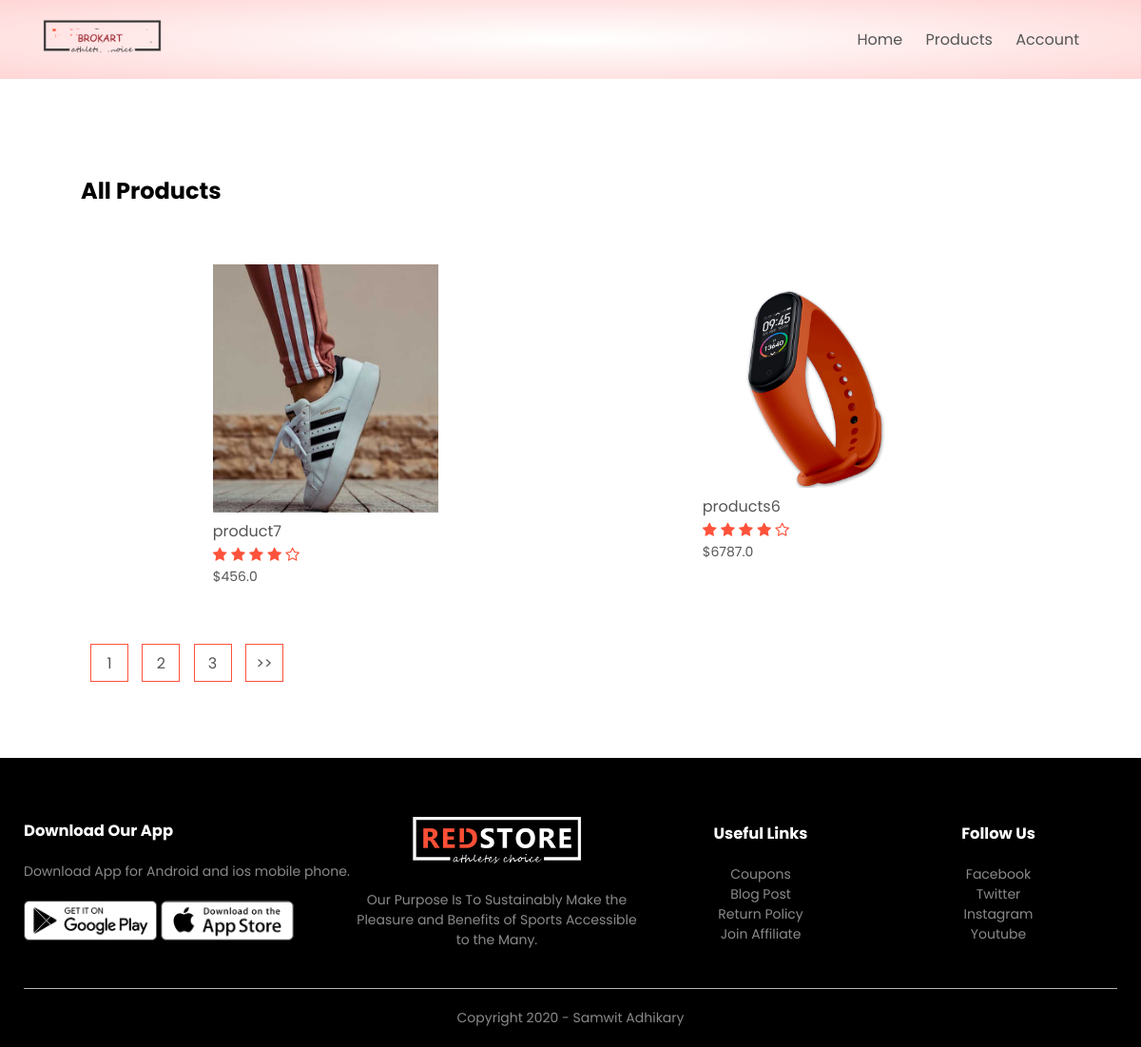
The app's page /product_list with its own data.
### products/models.py (models this page shows, shortened)
class Product(models.Model):
    LIVE=1
    DELETE=0
    DELETE_CHOICES=((LIVE,'Live'),(DELETE,'Delete'))
    title=models.CharField(max_length=200)
    price=models.FloatField()
    description=models.TextField()
    image=models.ImageField(upload_to='media/')
    priority=models.IntegerField(default=0)
    delete_status=models.IntegerField(choices=DELETE_CHOICES,default=LIVE)
    created_at=models.DateTimeField(auto_now_add=True)
    updated_at=models.DateTimeField(auto_now=True)

### products/views.py (the view)
# urls.py: path('product_list',views.list_products,name='list_product'),
def list_products(request):
    page=1
    if request.GET:
        page=request.GET.get('page',1)
    product_list=Product.objects.order_by('-priority')
    product_paginator=Paginator(product_list,2)
    product_list=product_paginator.get_page(page)
    context={'products':product_list}
    return render(request,'products.html',context)

### products/templatetags/chunks.py (called while the page is built)
@register.filter(name='chunks')
def chunks(list_data,chunk_size):
    chunk=[]
    i=0
    for data in list_data:
        chunk.append(data)
        i=i+1
        if i==chunk_size:
            yield chunk
            i=0
            chunk=[]
    if chunk:
        yield chunk

### templates/products.html
{% extends 'blank_layout.html' %}
 {% block content %}
 {% include 'products_list.html'%}
 {% endblock content %}

### templates/products_list.html (shortened to what this page needs)
{% load static %}
{% load chunks %}
<div class="small-container">
    <div class="row row-2">
        <h2>All Products</h2>
    </div>
    {% for product_chunks in products|chunks:4 %}
    <div class="row">
        {% for product in product_chunks %}
        <div class="col-4">
            <a href="{% url 'detail_product' product.id   %}"> <img src="{{ product.image.url }}"> </a>
            <h4>{{ product.title }}</h4>
            <div class="rating">
                <i class="fa fa-star"></i>
                <i class="fa fa-star"></i>
                <i class="fa fa-star"></i>
                <i class="fa fa-star"></i>
                <i class="fa fa-star-o"></i>
            </div>
            <p>${{ product.price }}</p>
        </div>
      {% endfor %}
    </div>
   {% endfor %}
    <div class="page-btn">
        {% for i in products.paginator.page_range %}
        <a href="?page={{i}}"><span>{{i}}</span></a>
        {% endfor %}
        {% if products.has_next %}
        <a href="?page={{ products.next_page_number }}"><span>>></span></a>
        {% endif %}
    </div>
</div>

### static/css/style.css (style rules this page uses)
* { margin: 0; padding: 0; box-sizing: border-box; }
body { font-family: 'Poppins', sans-serif; }
a { text-decoration: none; color: #555; }
p { color: #555; }
.row { display: flex; align-items: center; flex-wrap: wrap; justify-content: space-around; }
.small-container { max-width: 1080px; margin: auto; padding-left: 25px; padding-right: 25px; }
.col-4 { flex-basis: 25%; padding: 10px; min-width: 200px; margin-bottom: 50px; transition: transform 0.5s; }
.col-4 img { width: 100%; }
h4 { color: #555; font-weight: normal; }
.col-4 p { font-size: 14px; }
.rating .fa { color: #ff523b; }
.row-2 { justify-content: space-between; margin: 100px auto 50px; }
.page-btn { margin: 0 auto 80px; }
.page-btn span { display: inline-block; border: 1px solid #ff523b; margin-left: 10px; width: 40px; height: 40px; text-align: center; line-height: 40px; cursor: pointer; }

### records on screen
Product: image (picture), title "product7", price "456.0"
Product: image (picture), title "products6", price "6787.0"

### other values on screen
{{ i }} "1" "2" "3"
